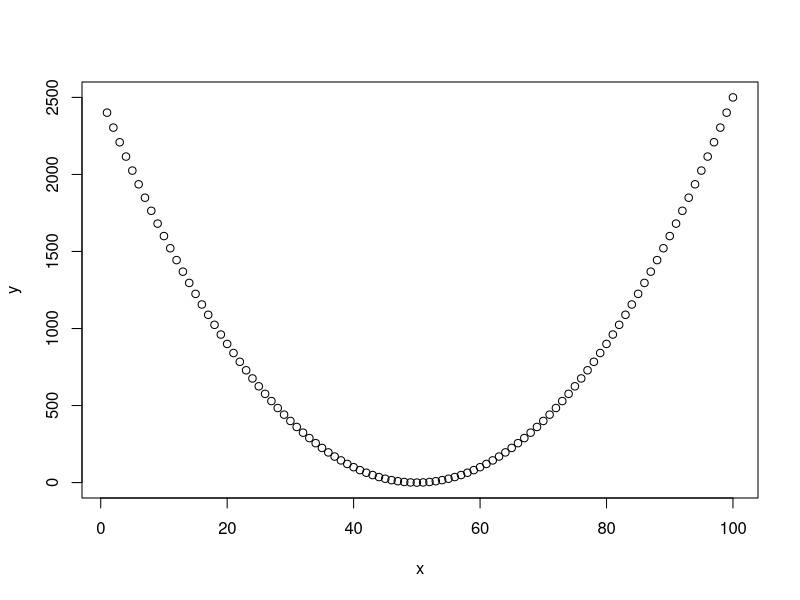
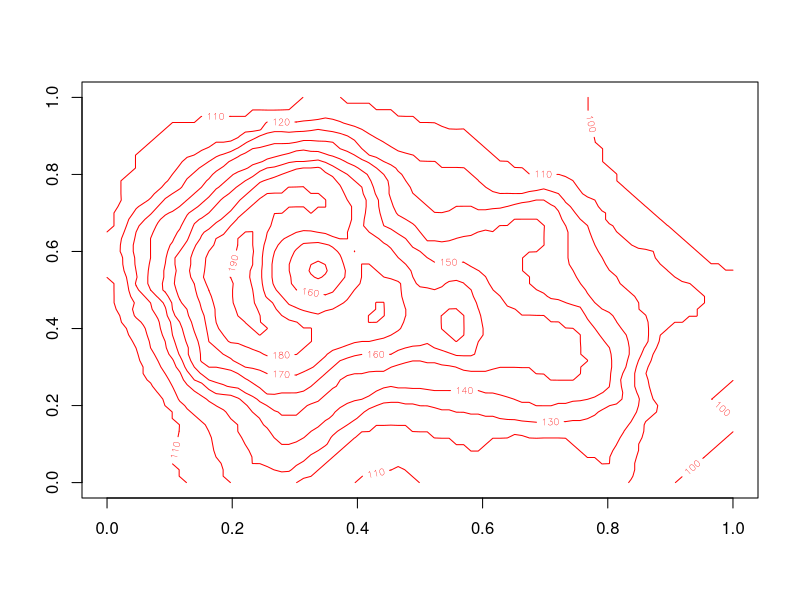
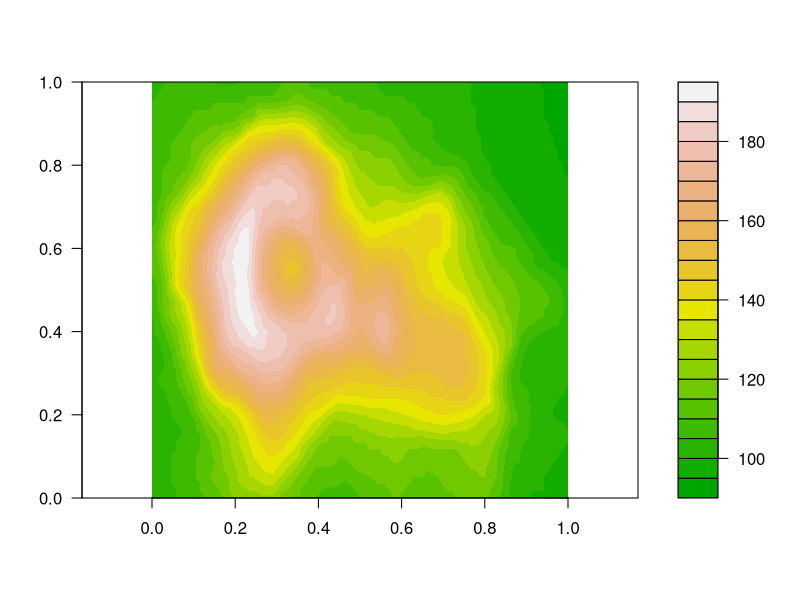
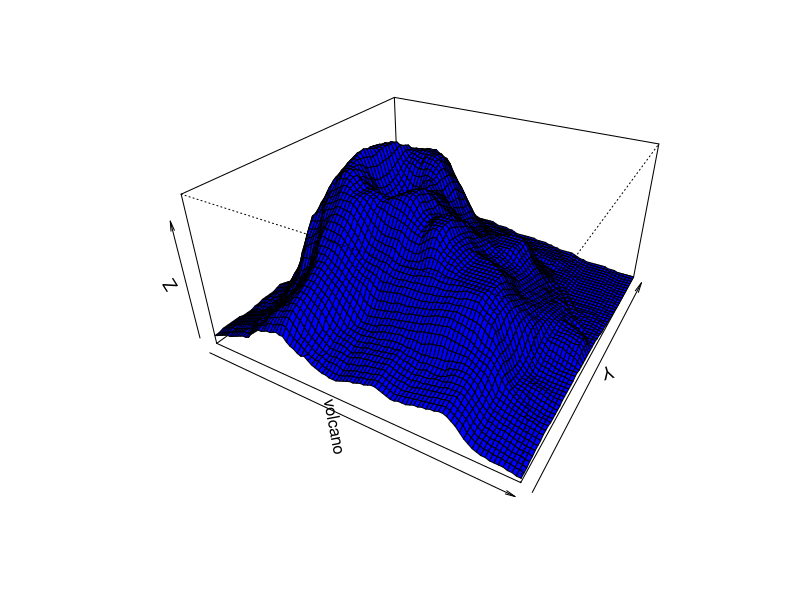

R code for these plots, in order:
x <- c(1:100)
y = (x - 50)^2
print(y)
plot(x, y)

data(volcano)
str(volcano)
contour(volcano, col = 'red')
filled.contour(volcano, color = terrain.colors, asp = 1)
persp(volcano, theta = 30, phi = 30, col = 'blue', expand = 0.5)